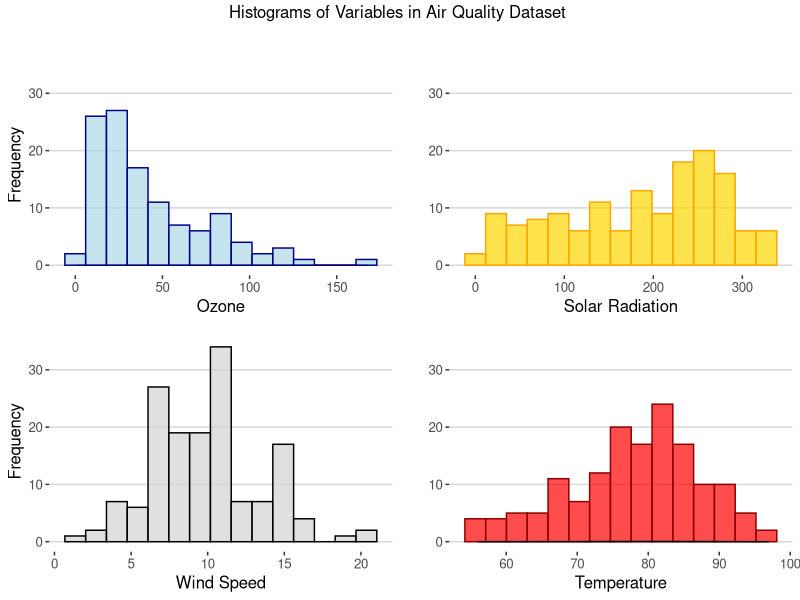

This chart was generated by the following R code:
## ---- chunk 1

AirQuality <- airquality

head(AirQuality)
str(AirQuality)

AirQuality$Month[!duplicated(AirQuality$Month)]


## ---- chunk 2

library(dplyr)
library(ggplot2)
library(gridExtra)
library(ggthemes)

grid.arrange(
  ggplot(data=AirQuality, aes(Ozone)) +
    geom_density(alpha=0.6)+
    geom_histogram(bins = 15, col = "dark blue", fill = "light blue", alpha=0.7)+
    xlab("Ozone")+
    ylab("Frequency")+
    theme_hc()+
    ylim(0,35),
  ggplot(data=AirQuality, aes(Solar.R))+
    geom_histogram(bins = 15, col = "orange", fill = "gold", alpha=0.7)+
    xlab("Solar Radiation") +
    ylab("")+
    theme_hc()+
    ylim(0,35),
  ggplot(data=AirQuality, aes(Wind))+
    geom_histogram(bins = 15, col = "black", fill = "light gray", alpha=0.7)+
    xlab("Wind Speed")+
    ylab("Frequency")+
    theme_hc()+
    ylim(0,35),
  ggplot(data=AirQuality, aes(Temp))+
    geom_histogram(bins = 15, col = "dark red", fill = "red", alpha=0.7)+
    geom_density()+
    xlab("Temperature")+
    ylab("")+
    theme_hc()+
    ylim(0,35),
  nrow=2,
  ncol=2,
  top = paste("Histograms of Variables in Air Quality Dataset \n ", sep = "\n"))

